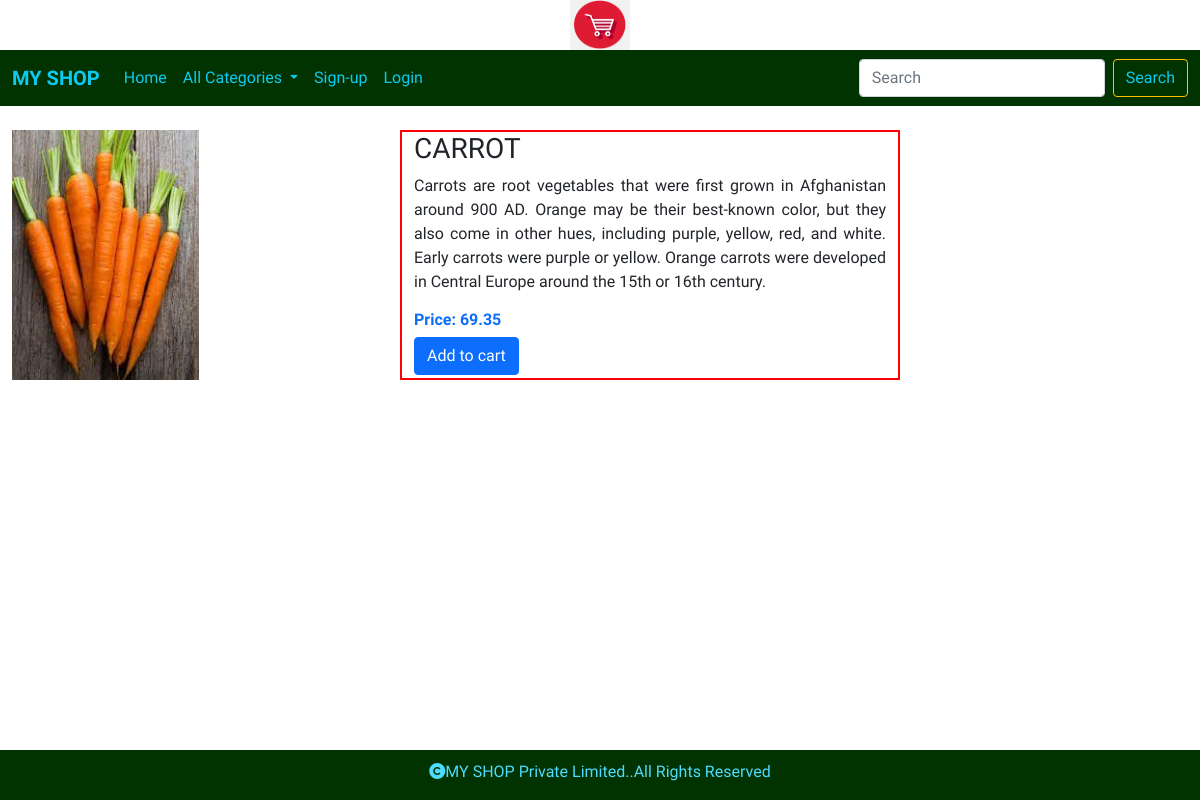
Page /productdetails/Carrot on the committed database.
### shop/models.py (models this page shows, shortened)
class Product(models.Model):
    pname=models.CharField(max_length=200)
    description=models.TextField()
    image=models.ImageField(upload_to='shop/product',null=True,blank=True)
    price=models.DecimalField(max_digits=10,decimal_places=2)
    category=models.ForeignKey(Category,on_delete=models.CASCADE)
    stock=models.IntegerField()
    available=models.BooleanField(default=True)
    created=models.DateTimeField(auto_now_add=True)
    updated=models.DateTimeField(auto_now_add=True)

### shop/views.py (the view)
# urls.py: path('productdetails/<p>',views.productdetails,name="productdetails"),
def productdetails(request,p):
    d=Product.objects.get(pname=p)
    return render(request,'productdetails.html',{'d':d})

### cart/context_processors.py (called while the page is built, shortened)
def counter(request):
    item_count=0
    return {'count':item_count}

### shop/context_processors.py (called while the page is built)
def menu_links(request):
    links=Category.objects.all()
    return {'links':links}

### templates/productdetails.html
<!DOCTYPE html>
{% extends 'base.html' %}
{% load static %}
{% block content %}
<div class="container-fluid mt-4">
    <div class="row">
        <div class="col-sm-4">
            {% if d.stock <= 0 %}
            <img src="{{d.image.url}}" style="height:250px;opacity:0.5;">
            {% else %}
            <img src="{{d.image.url}}" style="height:250px;">
            {% endif %}
        </div>
        <div class="col-sm-5" style="border:2px solid red;height:250px;">
            <h3 class="text-uppercase">{{d.pname}}</h3>
            <p style="text-align:justify;">{{d.description}}</p>
            <h6 class="fw-bold text-primary">Price: {{d.price}}</h6>
            {% if user.is_superuser != True %}
            {% if d.stock <= 0 %}
            <h4 class="mt2 text-danger">Out of stock</h4>
            {% else %}
            <a href="{% url 'cart:add_to_cart' d.pname %}" class="btn btn-primary">Add to cart</a>
            {% endif %}
        {% else %}
            {% if d.stock <= 0 %}
            <a href="{% url 'admin:index' %}">Add To Stock</a>
            {% endif %}
        {% endif %}
        </div>
    </div>
    </div>
{% endblock %}

### static/css/style.css (style rules this page uses)
body { font-family: 'Oxygen', sans-serif; }

### rows in the picture
Product: image (picture), pname "CARROT", description "Carrots are root vegetables that were first grown in Afghanistan around 900 AD. Orange may be their best-known color, but they also come in other hues, including purple, yellow, red, and white. Early carrots were purple or yellow. Orange carrots were developed in Central Europe around the 15th or 16th century.", price "69.35"
